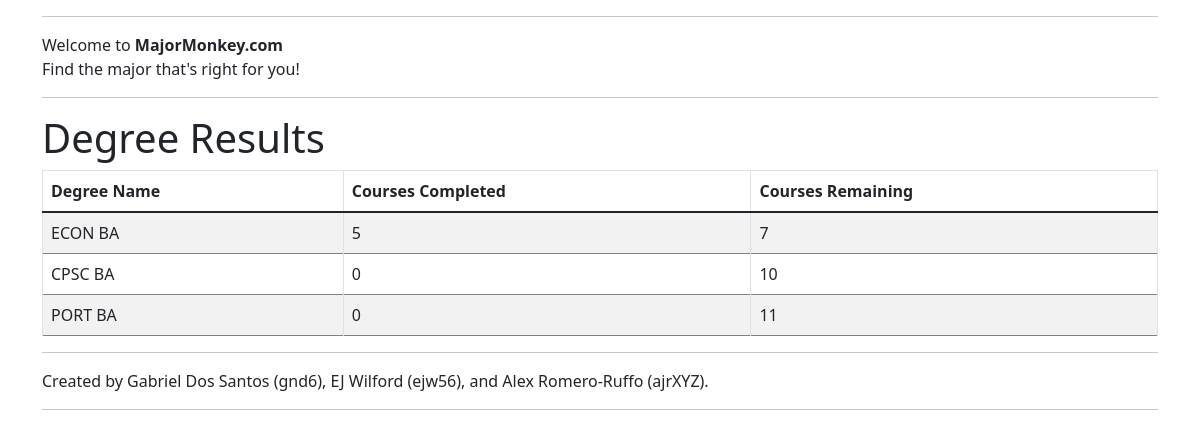
/major (signed in), run on an earlier commit of the app's database.
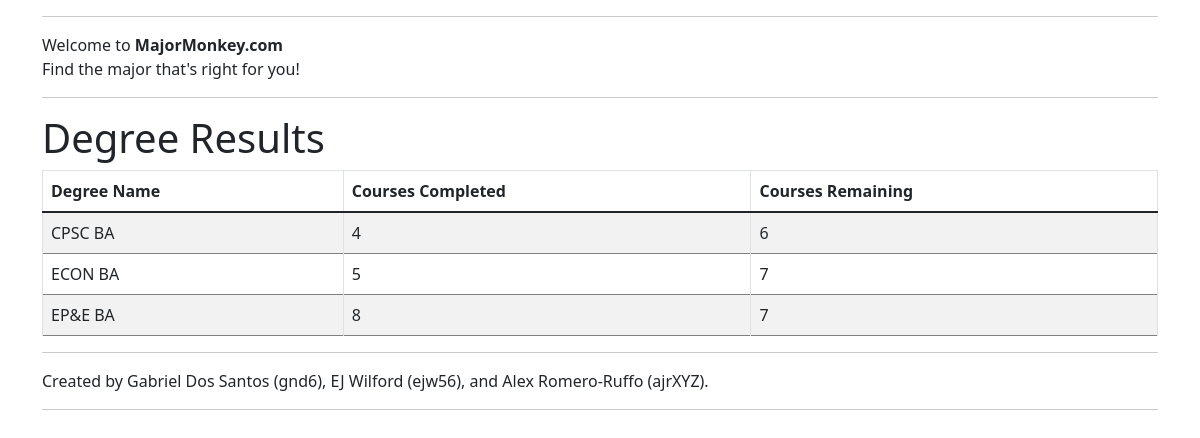
And on a later commit of the database.
### tables this page shows
CREATE TABLE Degrees (
    degreename VARCHAR(20) NOT NULL,
    requirements VARCHAR(20) NOT NULL,
    electives VARCHAR(20) NOT NULL,
    PRIMARY KEY (degreename),
    FOREIGN KEY (requirements) REFERENCES Requisites(requisitename),
    FOREIGN KEY (electives) REFERENCES Requisites(requisitename)
);

### majorapp.py (the view)
@app.route('/major', methods=['GET'])
def major():
    username = authenticate()
    user_history = get_user_courses(username)
    print("User history")
    print(user_history)
    print("------------------")
    client = DegreeSearch()
    client.search()
    best = []
    for degree in client.data:
        name = degree[DEGREE_NAME]
        requirements = degree[REQUIREMENTS]
        electives = degree[ELECTIVES]
        print(name)
        print("----------------------------------")
        req_client = RequisiteSearch(requirements)
        req_client.search()
        ele_client = RequisiteSearch(electives)
        ele_client.search()
        req_courses = req_client.data
        ele_courses = ele_client.data
        count = 0
        amount_to_take = courses_2_go(req_courses, ele_courses)
        print("Amount to take: " + str(amount_to_take))
        req_to_go = req_courses
        elc_to_go = ele_courses
        for course in user_history:
            precount = courses_2_go(req_to_go, elc_to_go)
            req_to_go = inmajor(req_to_go, course)
            postcount = courses_2_go(req_to_go, elc_to_go)
            if precount == postcount:
                precountelec = courses_2_go(req_to_go, elc_to_go)
                elc_to_go = inmajor(elc_to_go, course)
                postcountelec = courses_2_go(req_to_go, elc_to_go)
                if precountelec != postcountelec:
                    print("Elec found: " + str(course))
            else:
                print("Course found: " + str(course))
        amount_still_to_take = courses_2_go(req_to_go, elc_to_go)
        print("Amount still to take: " + str(amount_still_to_take))
        print("----------------------------------")
        if len(best) < 3:
            best.append((name, amount_to_take - amount_still_to_take, amount_still_to_take))
        else:
            for i in range(len(best)):
                if amount_still_to_take < best[i][2]:
                    best[i] = (name, amount_to_take - amount_still_to_take, amount_still_to_take)
                    break
    best.sort(key=lambda tup: tup[2])
    html = render_template('major.html',
            data=best,
            user_history=user_history)
    response = make_response(html)
    return response

### auth.py (called while the page is built, shortened)
def authenticate():
    if 'username' in session:
        return session.get('username')

### database.py (called while the page is built)
    @property
    def data(self):
        return self._data

    def run_query(self):
        try:
            with connect('file:MajorMonkey.db?mode=rw', uri=True) as conn:
                with closing(conn.cursor()) as cursor:
                    self.generate_query()
                    cursor.execute(self._query_string, self._prepared_statements)
                    self._data = cursor.fetchall()
        except sqlite3.DatabaseError as ex:
            print(ex, file=sys.stderr)
            print(self._prepared_statements, file=sys.stderr)
            sys.exit(1)

    @property
    def data(self):
        if self._data:
            return json.loads(self._data[0][0])
        return self._data

    def search(self):
        self.run_query()

    def generate_query(self):
        self._query_string = "SELECT courses FROM users "
        self._query_string += "WHERE username = ?;"

    def search(self):
        self.run_query()

    def generate_query(self):
        self._query_string = "SELECT * FROM degrees ORDER BY degreename ASC;"

    @property
    def data(self):
        if self._data:
            return json.loads(self._data[0][0])
        return self._data

    def search(self):
        self.run_query()

    def generate_query(self):
        self._query_string = "SELECT (requisite) FROM requisites WHERE requisitename = ?;"

### majorapp.py (called while the page is built)
def get_user_courses(username):
    crn_add = request.args.get('crn_add')
    subj_add = request.args.get('subj_add')
    course_add = (subj_add, crn_add)
    crn_remove = request.args.get('crn_remove')
    subj_remove = request.args.get('subj_remove')
    course_remove = (subj_remove, crn_remove)
    if None not in course_add:
        client = UserUpdate(username, course_add[0], course_add[1])
        client.update()
    if None not in course_remove:
        client = UserUpdate(username, course_remove[0], course_remove[1], False)
        client.update()
    client = UserSearch(username)
    client.search()
    return client.data

### templates/major.html (shortened to what this page needs)
<!DOCTYPE html>
<html>
<head>
   <link rel="stylesheet" href="https://cdn.jsdelivr.net/npm/bootstrap@5.1.3/dist/css/bootstrap.min.css"
>
   <link rel="stylesheet" href="{{ url_for('static', filename='styles.css') }}" />
</head>
<body>
   <div class="container">
      <hr>
      Welcome to <strong>MajorMonkey.com</strong>
      <br>
      Find the major that's right for you!
      <hr>
      <h1>Degree Results</h1>
      {% include 'degreetable.html' %}
      {% include 'footer.html' %}
   </div>
</body>
</html>

### templates/degreetable.html
{% if data: %}
    <table class="table table-striped table-bordered table-hover">
        <thead>
            <tr>
                <th>Degree Name</th>
                <th>Courses Completed</th>
                <th>Courses Remaining</th>
            </tr>
        </thead>
        <tbody>
            {% for row in data %}
                <tr>
                    <td>{{ row[0] }}</td>
                    <td>{{ row[1] }}</td>
                    <td>{{ row[2] }}</td>
                </tr>
            {% endfor %}
        </tbody>
    </table>
{% else %}
    <p>No data found.</p>
{% endif %}

### templates/footer.html
<hr>
Created by Gabriel Dos Santos (gnd6), EJ Wilford (ejw56), and Alex Romero-Ruffo (ajrXYZ).
<hr>

### static/styles.css (style rules this page uses)
table { border: 1px solid; border-collapse: collapse; }
tr { border-bottom: 1px solid gray; max-height: 10px; }

What changed in the data, as far as the page shows it:
no longer on this page (row unchanged): Degrees: degreename "PORT BA", row "0", row "11"
shown differently, row unchanged: Degrees "CPSC BA": row "0" → "4"; row "10" → "6"; moves up the list
added Degrees: degreename "EP&E BA", row "8", row "7"
